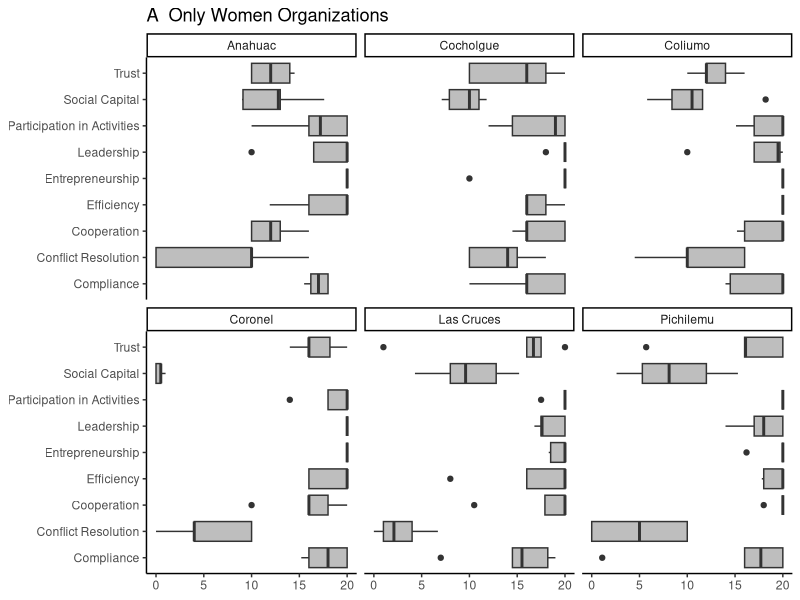
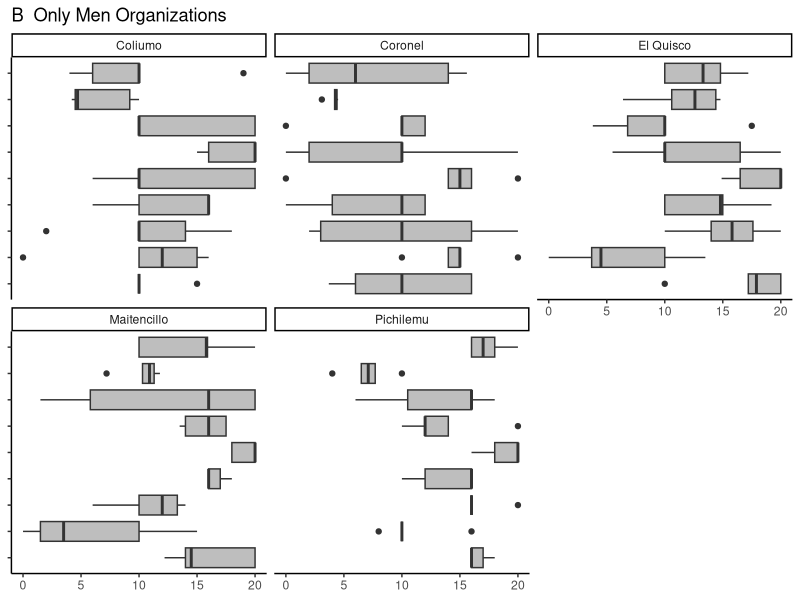
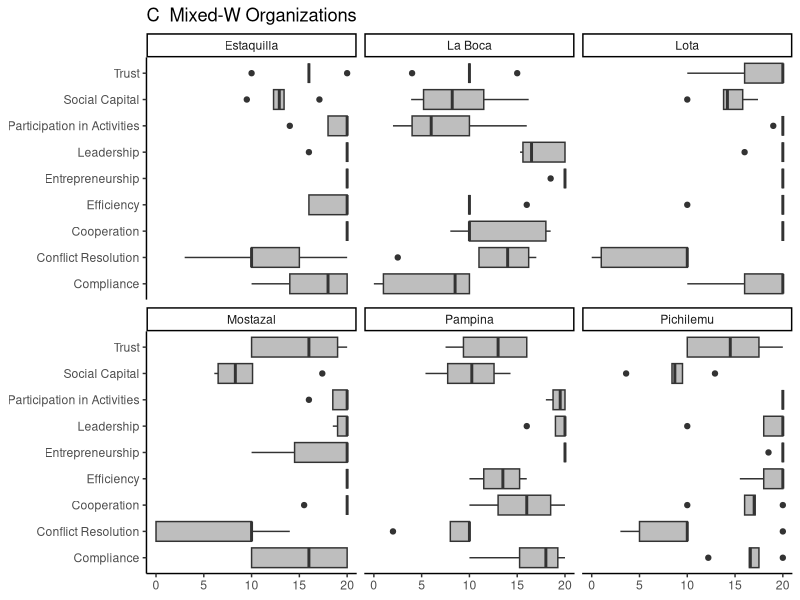
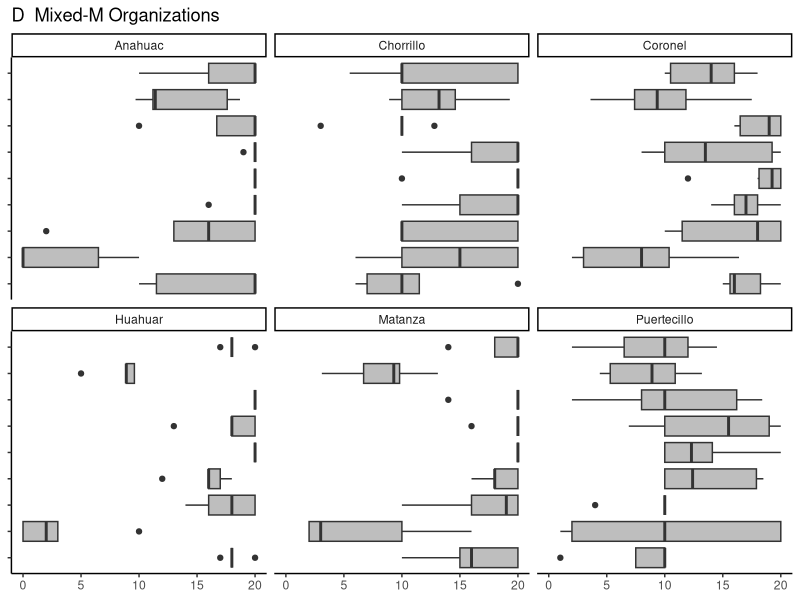

These charts were generated, in order, by the following R code:
## ---- chunk 1
library(tidyverse)
library(here)
library(RColorBrewer)
library(patchwork)
## ---- chunk 2
## the csv file is the most complete raw data set
raw_data <- read_csv(here::here("data/vargas_gender_data_raw.csv"))

## ---- chunk 3
var_check <- raw_data %>% 
  select(organization, type_organization, 15:24) %>% 
  pivot_longer(cols = 3:12,
               names_to = "variable",
               values_to = "value") %>% 
  filter(variable != "community") %>% 
  mutate(organization = recode(organization,
                              "AnahuacMix" = "Anahuac",
                              "AnahuacWom" = "Anahuac",
                              "ColiumoMen" = "Coliumo",
                              "ColiumoWom" = "Coliumo",
                              "Lo Roja" = "Coronel",
                              "MauleMen" = "Coronel",
                              "MauleWomen" = "Coronel",
                              "PichilemuFar" = "Pichilemu",
                              "PichilemuMen" = "Pichilemu",
                              "PichilemuWom" = "Pichilemu"),
         variable = recode(variable,
                           "leadership" = "Leadership",
                           "entrepreneurship" = "Entrepreneurship",
                           "activities" = "Participation in Activities",
                           "trust" = "Trust",
                            "norms" = "Compliance",
                            "soc_capital" = "Social Capital",
                            "efficiency" = "Efficiency",
                           "cooperation" = "Cooperation", 
                           "conflict" = "Conflict Resolution"))

## ---- chunk 4


var_check %>%
  filter(type_organization == "Women") %>%
  ggplot(aes(y = value, x = variable))+
  geom_boxplot(fill = "gray")+
  theme_classic()+
  coord_flip()+
  #theme(axis.text.x = element_text(angle = 90))+
  facet_wrap(~organization)+
  ggtitle("A  Only Women Organizations")+
  theme(axis.title = element_blank())

var_check %>%
  filter(type_organization == "Men") %>%
  ggplot(aes(y = value, x = variable))+
  geom_boxplot(fill = "gray")+
  theme_classic()+
  coord_flip()+
  #theme(axis.text.x = element_text(angle = 90))+
  facet_wrap(~organization)+
  ggtitle("B  Only Men Organizations")+
  theme(axis.text.y=element_blank(),
        axis.title.y = element_blank(),
        axis.title.x=element_blank())


var_check %>%
  filter(type_organization == "MixedW") %>%
  ggplot(aes(y = value, x = variable))+
  geom_boxplot(fill = "gray")+
  theme_classic()+
  coord_flip()+
  #theme(axis.text.x = element_text(angle = 90))+
  facet_wrap(~organization)+
  ggtitle("C  Mixed-W Organizations")+
  theme( axis.title.y = element_blank(),
        axis.title.x=element_blank())




var_check %>%
  filter(type_organization == "MixedM") %>%
  ggplot(aes(y = value, x = variable))+
  geom_boxplot(fill = "gray")+
  theme_classic()+
  coord_flip()+
  #theme(axis.text.x = element_text(angle = 90))+
  facet_wrap(~organization)+
  ggtitle("D  Mixed-M Organizations")+
  theme(axis.text.y=element_blank(),
        axis.title.y = element_blank(),
        axis.title.x=element_blank())


# sup_fig <- women_plot/men_plot/mixedW_plot/mixedM_plot
# 
# sup_fig

# var_fig <- plot_grid(women_plot,men_plot, mixedW_plot, mixedM_plot, nrow = 4, align = "v", rel_widths = c(1, -0.1, 1))



